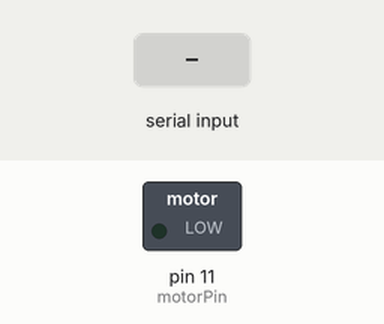
Recording of a sketch running on a simulated Arduino Uno, built with avr-gcc and run on an emulated ATmega328P. Parts: switched loads named in the sketch (green lamp = pin HIGH). The test bench sets the inputs (shaded band). What the sketch prints to the serial monitor is not drawn.

Above: at 1.2 s.
1.3 s: "90,45\n" received over Serial
At 2.4 s:
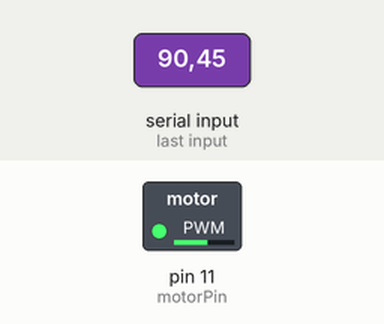
2.8 s: "30,150\n" received over Serial
At 3.6 s:
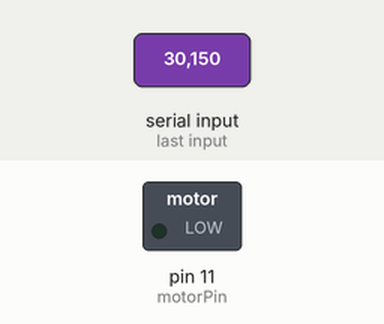
4.3 s: "90\n" received over Serial
5.8 s: "5\n" received over Serial
At 6.9 s:
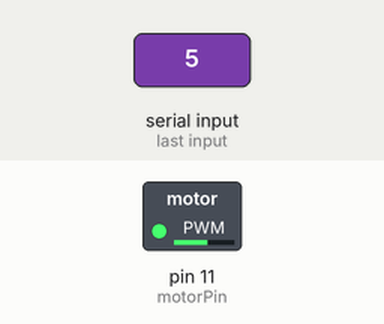
Timing chart, 0 to 8.3 s (numbered marks = the images above; inputs shaded):
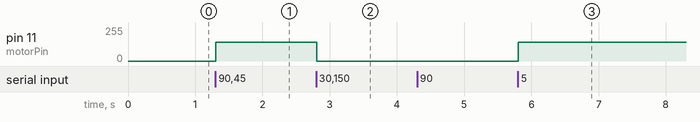

The sketch:

controlFan.ino
```cpp
#define motorPin 11

void setup() {
  // put your setup code here, to run once:

  pinMode(motorPin, OUTPUT);

  // initially turn off the fan
  analogWrite(motorPin, 0);
  // to communicate with arduino monitor so we can send messages
  // 9600 is the board rate that we will communicate with monitor at
  Serial.begin(9600);
  // display instructions
  Serial.println("Enter a number between 0 and 9:  ");
}

void loop() {
  // put your main code here, to run repeatedly:
  if(Serial.available()) {

    // get input from the user
    char ch = Serial.read();

    if(ch >= '0' && ch <= '9') {
      // convert character to int
      int speed = ch - '0';
      // set the fan speed

      // map will convert the speed from 0-9 entered in the monitor to the range accepted by the motor
      analogWrite(motorPin, map(speed, 0, 9, 0, 255));
    }
  }
}
```

Measured:
- after the input at 1.3 s, pin 11 (motorPin): 0/255 → 141/255 at once
- after the input at 2.8 s, pin 11 (motorPin): 141/255 → 0/255 at once
- after the input at 5.8 s, pin 11 (motorPin): 0/255 → 141/255 at once
